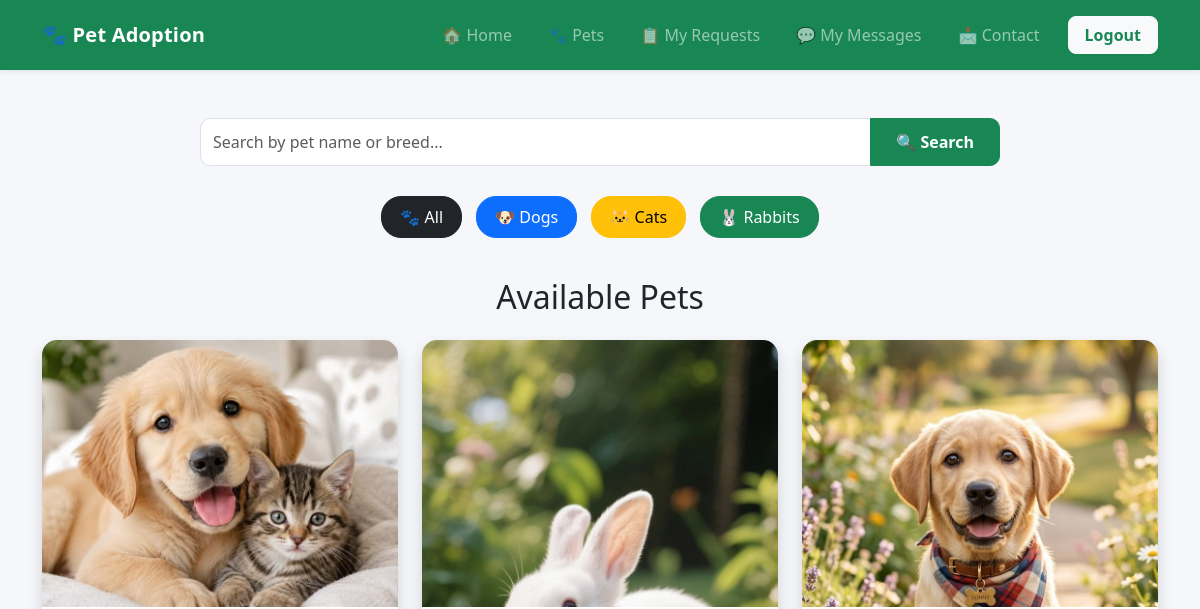
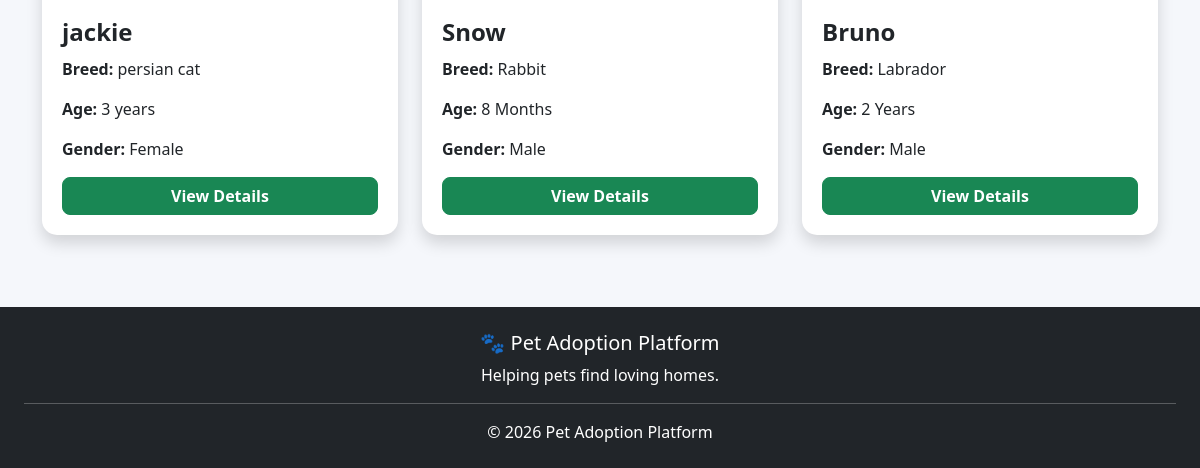
Before: /pets (signed in) with the older database file (2 pictures, top to bottom).
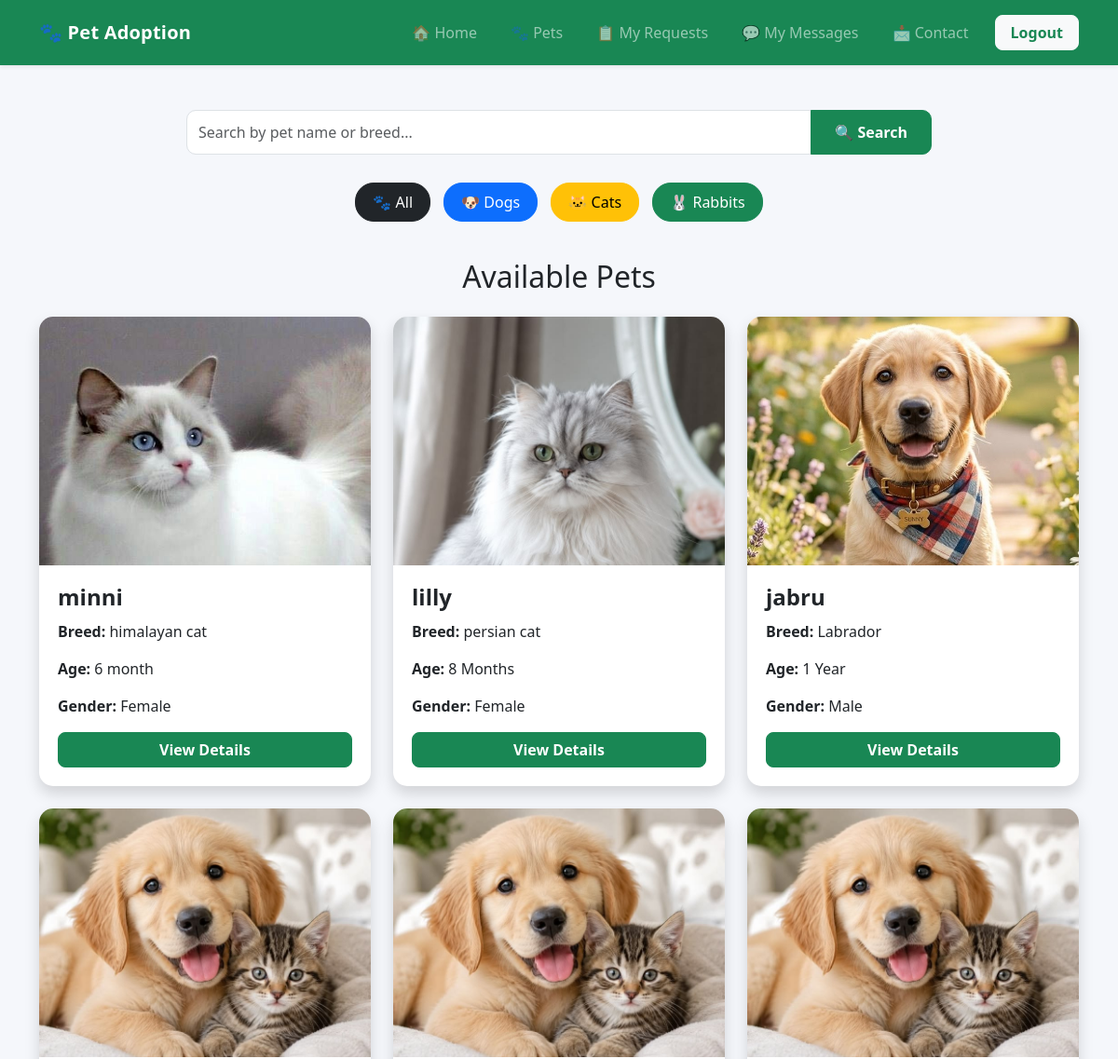
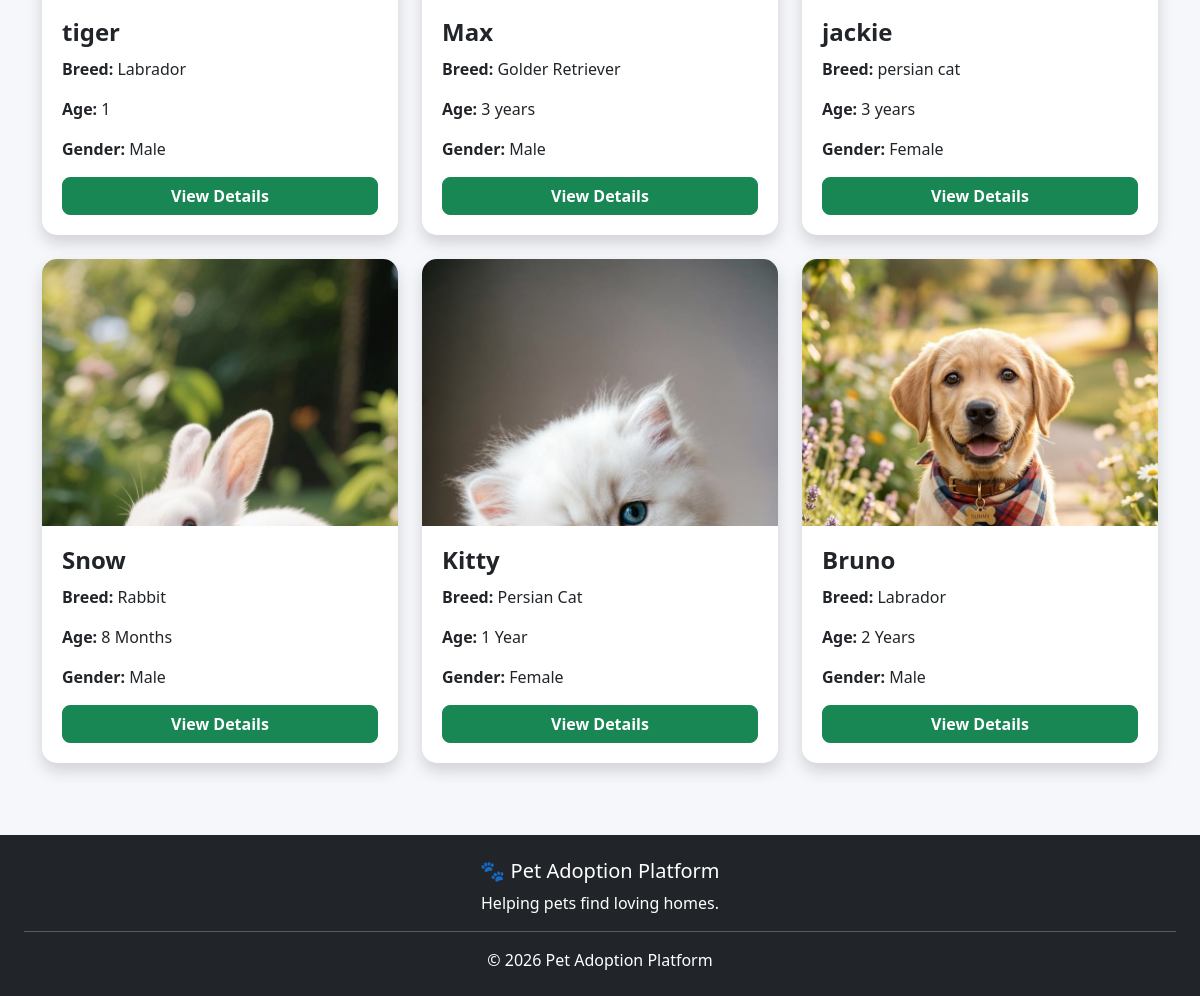
After: the same page with the newer database file (2 pictures, top to bottom).
### tables this page shows
CREATE TABLE pets(
        id INTEGER PRIMARY KEY AUTOINCREMENT,
        name TEXT,
        breed TEXT,
        age TEXT,
        gender TEXT,
        vaccinated TEXT,
        description TEXT,
        image TEXT
    , status TEXT DEFAULT 'Available', shelter_id INTEGER);

### app.py (the view, shortened to what this page needs)
@app.route('/pets')
def pets():
    if 'user' not in session:
        return redirect(url_for('login'))
    if session.get('role') == "Shelter":
        return redirect(url_for('shelter_dashboard'))
    if session.get('role') == "Admin":
        return redirect(url_for('admin'))
    search = request.args.get('search', '').strip()
    category = request.args.get('category', '').strip().lower()
    conn = sqlite3.connect("database.db")
    cursor = conn.cursor()
    query = """
        SELECT *
        FROM pets
        WHERE LOWER(TRIM(status)) = 'available'
    """
    params = []
    query += " ORDER BY id DESC"
    cursor.execute(query, params)
    pets_list = cursor.fetchall()
    conn.close()
    return render_template(
        "pets.html",
        pets=pets_list,
        search=search,
        category=category
    )

### templates/pets.html (shortened to what this page needs)
<!DOCTYPE html>
<html lang="en">
<head>
    <link
        href="https://cdn.jsdelivr.net/npm/bootstrap@5.3.3/dist/css/bootstrap.min.css"
        rel="stylesheet"
    >
</head>
<body>
{% include 'navbar.html' %}
<div class="container mt-5">
    <div class="search-section">
        <form
            method="GET"
            action="{{ url_for('pets') }}"
        >
            <div class="input-group">
                <input
                    type="text"
                    name="search"
                    class="form-control search-input"
                    placeholder="Search by pet name or breed..."
                    value="{{ search or '' }}"
                >
                <button
                    type="submit"
                    class="btn btn-success search-button"
                >
                    🔍 Search
                </button>
            </div>
        </form>
    </div>
    <div class="category-section">
        <a
            href="{{ url_for('pets') }}"
            class="btn btn-dark category-btn"
        >
            🐾 All
        </a>
        <a
            href="{{ url_for('pets', category='dog') }}"
            class="btn btn-primary category-btn"
        >
            🐶 Dogs
        </a>
        <a
            href="{{ url_for('pets', category='cat') }}"
            class="btn btn-warning category-btn"
        >
            🐱 Cats
        </a>
        <a
            href="{{ url_for('pets', category='rabbit') }}"
            class="btn btn-success category-btn"
        >
            🐰 Rabbits
        </a>
    </div>
    <h2 class="text-center mb-4">
        Available Pets
    </h2>
    <div class="row">
        {% if pets %}
            {% for pet in pets %}
            <div class="col-md-4 mb-4">
                <div class="card shadow pet-card">
                    <img
                        src="{{ url_for('static', filename='images/' + pet[7]) }}"
                        class="card-img-top pet-image"
                        alt="{{ pet[1] }}"
                    >
                    <div class="card-body">
                        <h4 class="pet-name">
                            {{ pet[1] }}
                        </h4>
                        <p>
                            <strong>Breed:</strong>
                            {{ pet[2] }}
                        </p>
                        <p>
                            <strong>Age:</strong>
                            {{ pet[3] }}
                        </p>
                        <p>
                            <strong>Gender:</strong>
                            {{ pet[4] }}
                        </p>
                        <a
                            href="{{ url_for('pet_details', pet_id=pet[0]) }}"
                            class="btn btn-success w-100 view-btn"
                        >
                            View Details
                        </a>
                    </div>
                </div>
            </div>
            {% endfor %}
        {% endif %}
    </div>
</div>
{% include 'footer.html' %}
</body>
</html>

### templates/navbar.html (shortened to what this page needs)
<nav class="navbar navbar-expand-lg navbar-dark bg-success shadow-sm">
    <div class="container">
        <a class="navbar-brand fw-bold" href="{{ url_for('home') }}">
            🐾 Pet Adoption
        </a>
        <div class="collapse navbar-collapse" id="mainNavbar">
            {% if not session.get('user_id') %}
                <ul class="navbar-nav ms-auto align-items-lg-center">
                    <li class="nav-item">
                        <a class="nav-link px-3" href="{{ url_for('home') }}">
                            🏠 Home
                        </a>
                    </li>
                    <li class="nav-item">
                        <a class="nav-link px-3" href="{{ url_for('pets') }}">
                            🐾 Pets
                        </a>
                    </li>
                    <li class="nav-item">
                        <a class="nav-link px-3" href="{{ url_for('contact') }}">
                            📩 Contact
                        </a>
                    </li>
                    <li class="nav-item">
                        <a class="nav-link px-3" href="{{ url_for('login') }}">
                            🔐 Login
                        </a>
                    </li>
                    <li class="nav-item ms-lg-2">
                        <a class="btn btn-light text-success fw-semibold px-3" href="{{ url_for('register') }}">
                            Register
                        </a>
                    </li>
                </ul>
            {% elif session.get('role') == 'Adopter' %}
                <ul class="navbar-nav ms-auto align-items-lg-center">
                    <li class="nav-item">
                        <a class="nav-link px-3" href="{{ url_for('home') }}">
                            🏠 Home
                        </a>
                    </li>
                    <li class="nav-item">
                        <a class="nav-link px-3" href="{{ url_for('pets') }}">
                            🐾 Pets
                        </a>
                    </li>
                    <li class="nav-item">
                        <a class="nav-link px-3" href="{{ url_for('my_requests') }}">
                            📋 My Requests
                        </a>
                    </li>
                    <li class="nav-item">
                        <a class="nav-link px-3" href="{{ url_for('my_messages') }}">
                            💬 My Messages
                        </a>
                    </li>
                    <li class="nav-item">
                        <a class="nav-link px-3" href="{{ url_for('contact') }}">
                            📩 Contact
                        </a>
                    </li>
                    <li class="nav-item ms-lg-2">
                        <a class="btn btn-light text-success fw-semibold px-3" href="{{ url_for('logout') }}">
                            Logout
                        </a>
                    </li>
                </ul>
            {% endif %}
        </div>
    </div>
</nav>

### templates/footer.html
<footer class="bg-dark text-white text-center p-4 mt-5">
    <h5>🐾 Pet Adoption Platform</h5>
    <p>
        Helping pets find loving homes.
    </p>
    <hr class="bg-light">
    <p class="text-center mb-0">
    © 2026 Pet Adoption Platform
</p>
</footer>

### templates/pets.html (style rules this page uses)
body { background: #f5f7fb; }
.search-section { max-width: 800px; margin: 0 auto 25px; }
.search-input { height: 48px; border-radius: 10px 0 0 10px; }
.search-button { border-radius: 0 10px 10px 0; padding: 0 25px; font-weight: 600; }
.category-section { text-align: center; margin-bottom: 35px; }
.category-btn { margin: 5px; border-radius: 20px; padding: 8px 18px; font-weight: 500; }
.pet-image { width: 100%; aspect-ratio: 4 / 3; height: auto; object-fit: cover; object-position: top center; }
.pet-card { border: none; border-radius: 15px; overflow: hidden; transition: transform 0.2s ease, box-shadow 0.2s ease; }
.pet-card .card-body { padding: 20px; }
.pet-name { font-weight: 700; margin-bottom: 10px; }
.view-btn { border-radius: 8px; font-weight: 600; }

### templates/navbar.html (style rules this page uses)
.navbar { min-height: 70px; }
.navbar-brand { font-size: 1.25rem; letter-spacing: 0.2px; }
.navbar-nav { gap: 4px; }
.nav-link { font-weight: 500; border-radius: 8px; transition: 0.2s ease; }
.navbar .btn { border-radius: 8px; }

Changed rows visible on the page:
added pets: image (picture), name "minni", breed "himalayan cat", age "6 month", gender "Female"
added pets: image (picture), name "lilly", breed "persian cat", age "8 Months", gender "Female"
added pets: image (picture), name "jabru", breed "Labrador", age "1 Year", gender "Male"
now on this page (row edited): pets: image (picture), name "tiger", breed "Labrador", age "1", gender "Male"
now on this page (row edited): pets: image (picture), name "Max", breed "Golder Retriever", age "3 years", gender "Male"
now on this page (row edited): pets: image (picture), name "Kitty", breed "Persian Cat", age "1 Year", gender "Female"
